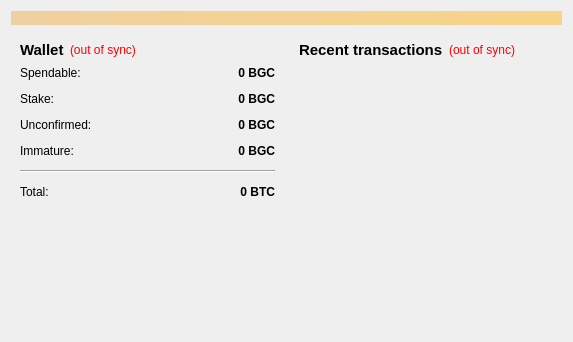
<?xml version="1.0" encoding="UTF-8"?>
<ui version="4.0">
 <class>OverviewPage</class>
 <widget class="QWidget" name="OverviewPage">
  <property name="geometry">
   <rect>
    <x>0</x>
    <y>0</y>
    <width>573</width>
    <height>342</height>
   </rect>
  </property>
  <property name="windowTitle">
   <string>Form</string>
  </property>
  <layout class="QVBoxLayout" name="topLayout">
   <item>
    <widget class="QLabel" name="labelAlerts">
     <property name="visible">
      <bool>false</bool>
     </property>
     <property name="styleSheet">
      <string notr="true">background-color: qlineargradient(x1: 0, y1: 0, x2: 1, y2: 0, stop:0 #F0D0A0, stop:1 #F8D488);  color:#000000
</string>
     </property>
     <property name="wordWrap">
      <bool>true</bool>
     </property>
     <property name="margin">
      <number>3</number>
     </property>
    </widget>
   </item>
   <item>
    <layout class="QHBoxLayout" name="horizontalLayout" stretch="1,1">
     <item>
      <layout class="QVBoxLayout" name="verticalLayout_2">
       <item>
        <widget class="QWidget" name="widget" native="true">
         <layout class="QVBoxLayout" name="verticalLayout_4">
          <item>
           <layout class="QHBoxLayout" name="horizontalLayout_4">
            <item>
             <widget class="QLabel" name="label_5">
              <property name="font">
               <font>
                <pointsize>11</pointsize>
                <weight>75</weight>
                <bold>true</bold>
               </font>
              </property>
              <property name="text">
               <string>Wallet</string>
              </property>
             </widget>
            </item>
            <item>
             <widget class="QLabel" name="labelWalletStatus">
              <property name="toolTip">
               <string>The displayed information may be out of date. Your wallet automatically synchronizes with the BingoCoin network after a connection is established, but this process has not completed yet.</string>
              </property>
              <property name="styleSheet">
               <string notr="true">QLabel { color: red; }</string>
              </property>
              <property name="text">
               <string notr="true">(out of sync)</string>
              </property>
              <property name="alignment">
               <set>Qt::AlignLeading|Qt::AlignLeft|Qt::AlignVCenter</set>
              </property>
             </widget>
            </item>
            <item>
             <spacer name="horizontalSpacer_2">
              <property name="orientation">
               <enum>Qt::Horizontal</enum>
              </property>
              <property name="sizeHint" stdset="0">
               <size>
                <width>40</width>
                <height>20</height>
               </size>
              </property>
             </spacer>
            </item>
           </layout>
          </item>
          <item>
           <layout class="QFormLayout" name="formLayout_2">
            <property name="fieldGrowthPolicy">
             <enum>QFormLayout::AllNonFixedFieldsGrow</enum>
            </property>
            <property name="horizontalSpacing">
             <number>12</number>
            </property>
            <property name="verticalSpacing">
             <number>12</number>
            </property>
            <item row="0" column="0">
             <widget class="QLabel" name="label">
              <property name="text">
               <string>Spendable:</string>
              </property>
             </widget>
            </item>
            <item row="0" column="1">
             <widget class="QLabel" name="labelBalance">
              <property name="font">
               <font>
                <weight>75</weight>
                <bold>true</bold>
               </font>
              </property>
              <property name="cursor">
               <cursorShape>IBeamCursor</cursorShape>
              </property>
              <property name="toolTip">
               <string>Your current spendable balance</string>
              </property>
              <property name="text">
               <string notr="true">0 BGC</string>
              </property>
              <property name="alignment">
               <set>Qt::AlignRight|Qt::AlignTrailing|Qt::AlignVCenter</set>
              </property>
              <property name="textInteractionFlags">
               <set>Qt::LinksAccessibleByMouse|Qt::TextSelectableByKeyboard|Qt::TextSelectableByMouse</set>
              </property>
             </widget>
            </item>
            <item row="1" column="0">
             <widget class="QLabel" name="label_6">
              <property name="text">
               <string>Stake:</string>
              </property>
             </widget>
            </item>
            <item row="1" column="1">
             <widget class="QLabel" name="labelStake">
              <property name="font">
               <font>
                <weight>75</weight>
                <bold>true</bold>
               </font>
              </property>
              <property name="cursor">
               <cursorShape>IBeamCursor</cursorShape>
              </property>
              <property name="toolTip">
               <string>Total of coins that was staked, and do not yet count toward the current balance</string>
              </property>
              <property name="text">
               <string notr="true">0 BGC</string>
              </property>
              <property name="alignment">
               <set>Qt::AlignRight|Qt::AlignTrailing|Qt::AlignVCenter</set>
              </property>
              <property name="textInteractionFlags">
               <set>Qt::LinksAccessibleByMouse|Qt::TextSelectableByKeyboard|Qt::TextSelectableByMouse</set>
              </property>
             </widget>
            </item>
            <item row="2" column="0">
             <widget class="QLabel" name="label_3">
              <property name="text">
               <string>Unconfirmed:</string>
              </property>
             </widget>
            </item>
            <item row="2" column="1">
             <widget class="QLabel" name="labelUnconfirmed">
              <property name="font">
               <font>
                <weight>75</weight>
                <bold>true</bold>
               </font>
              </property>
              <property name="cursor">
               <cursorShape>IBeamCursor</cursorShape>
              </property>
              <property name="toolTip">
               <string>Total of transactions that have yet to be confirmed, and do not yet count toward the current balance</string>
              </property>
              <property name="text">
               <string notr="true">0 BGC</string>
              </property>
              <property name="alignment">
               <set>Qt::AlignRight|Qt::AlignTrailing|Qt::AlignVCenter</set>
              </property>
              <property name="textInteractionFlags">
               <set>Qt::LinksAccessibleByMouse|Qt::TextSelectableByKeyboard|Qt::TextSelectableByMouse</set>
              </property>
             </widget>
            </item>
            <item row="3" column="0">
             <widget class="QLabel" name="labelImmatureText">
              <property name="text">
               <string>Immature:</string>
              </property>
             </widget>
            </item>
            <item row="3" column="1">
             <widget class="QLabel" name="labelImmature">
              <property name="font">
               <font>
                <weight>75</weight>
                <bold>true</bold>
               </font>
              </property>
              <property name="toolTip">
               <string>Mined balance that has not yet matured</string>
              </property>
              <property name="text">
               <string notr="true">0 BGC</string>
              </property>
              <property name="alignment">
               <set>Qt::AlignRight|Qt::AlignTrailing|Qt::AlignVCenter</set>
              </property>
              <property name="textInteractionFlags">
               <set>Qt::LinksAccessibleByMouse|Qt::TextSelectableByKeyboard|Qt::TextSelectableByMouse</set>
              </property>
             </widget>
            </item>
            <item row="4" column="0" colspan="2">
             <widget class="Line" name="line">
              <property name="orientation">
               <enum>Qt::Horizontal</enum>
              </property>
             </widget>
            </item>
            <item row="5" column="0">
             <widget class="QLabel" name="labelTotalText">
              <property name="text">
               <string>Total:</string>
              </property>
             </widget>
            </item>
            <item row="5" column="1">
             <widget class="QLabel" name="labelTotal">
              <property name="font">
               <font>
                <weight>75</weight>
                <bold>true</bold>
               </font>
              </property>
              <property name="cursor">
               <cursorShape>IBeamCursor</cursorShape>
              </property>
              <property name="toolTip">
               <string>Your current total balance</string>
              </property>
              <property name="text">
               <string notr="true">0 BTC</string>
              </property>
              <property name="alignment">
               <set>Qt::AlignRight|Qt::AlignTrailing|Qt::AlignVCenter</set>
              </property>
              <property name="textInteractionFlags">
               <set>Qt::LinksAccessibleByMouse|Qt::TextSelectableByKeyboard|Qt::TextSelectableByMouse</set>
              </property>
             </widget>
            </item>
           </layout>
          </item>
         </layout>
        </widget>
       </item>
       <item>
        <spacer name="verticalSpacer">
         <property name="orientation">
          <enum>Qt::Vertical</enum>
         </property>
         <property name="sizeHint" stdset="0">
          <size>
           <width>20</width>
           <height>40</height>
          </size>
         </property>
        </spacer>
       </item>
      </layout>
     </item>
     <item>
      <layout class="QVBoxLayout" name="verticalLayout_3">
       <item>
        <widget class="QWidget" name="widget_2" native="true">
         <layout class="QVBoxLayout" name="verticalLayout">
          <item>
           <layout class="QHBoxLayout" name="horizontalLayout_2">
            <item>
             <widget class="QLabel" name="label_4">
              <property name="font">
               <font>
                <pointsize>11</pointsize>
                <weight>75</weight>
                <bold>true</bold>
               </font>
              </property>
              <property name="text">
               <string>&lt;b&gt;Recent transactions&lt;/b&gt;</string>
              </property>
             </widget>
            </item>
            <item>
             <widget class="QLabel" name="labelTransactionsStatus">
              <property name="toolTip">
               <string>The displayed information may be out of date. Your wallet automatically synchronizes with the BingoCoin network after a connection is established, but this process has not completed yet.</string>
              </property>
              <property name="styleSheet">
               <string notr="true">QLabel { color: red; }</string>
              </property>
              <property name="text">
               <string notr="true">(out of sync)</string>
              </property>
              <property name="alignment">
               <set>Qt::AlignRight|Qt::AlignTrailing|Qt::AlignVCenter</set>
              </property>
             </widget>
            </item>
            <item>
             <spacer name="horizontalSpacer">
              <property name="orientation">
               <enum>Qt::Horizontal</enum>
              </property>
              <property name="sizeHint" stdset="0">
               <size>
                <width>40</width>
                <height>20</height>
               </size>
              </property>
             </spacer>
            </item>
           </layout>
          </item>
          <item>
           <widget class="QListView" name="listTransactions">
            <property name="styleSheet">
             <string notr="true">QListView { background: transparent; }</string>
            </property>
            <property name="frameShape">
             <enum>QFrame::NoFrame</enum>
            </property>
            <property name="verticalScrollBarPolicy">
             <enum>Qt::ScrollBarAlwaysOff</enum>
            </property>
            <property name="horizontalScrollBarPolicy">
             <enum>Qt::ScrollBarAlwaysOff</enum>
            </property>
            <property name="selectionMode">
             <enum>QAbstractItemView::NoSelection</enum>
            </property>
           </widget>
          </item>
         </layout>
        </widget>
       </item>
      </layout>
     </item>
    </layout>
   </item>
  </layout>
 </widget>
 <resources/>
 <connections/>
</ui>
